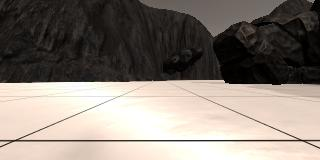
#> input picture calibration_images/example_grid1.jpg, 320 x 160 px
$ python -i perception.py   (imports and definitions only)   (older library calls are emulated)
#> lines starting #> are read from the running program, lines starting #| are printed output that depends on the picture; after the words box and inside, x2 and y2 are one past the last pixel; in counts of white or black regions, pixels touching at a corner belong together
import numpy as np
import cv2

# Identify pixels above the threshold
# Threshold of RGB > 160 does a nice job of identifying ground pixels only

def color_thresh(img):
    HSV = cv2.cvtColor(img, cv2.COLOR_RGB2HSV)
#> HSV: shape (160, 320, 3); mean H, S, V 16.6, 49.3, 135.2

    # Tan color
    layer_1 = cv2.inRange(HSV, (20, 200, 200), (50, 255, 255))
#> layer_1: shape (160, 320); every value is 0

    sensitivity_1 = 30
    layer_2 = cv2.inRange(HSV, (0,0,255-sensitivity_1), (255,40,255))
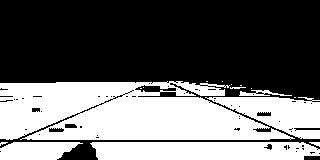
#> layer_2: shape (160, 320); 41% white; 16 white regions (9 under 20 px), largest, box (x1, y1, x2, y2) and area: (0, 81, 295, 140) 13040, (90, 142, 320, 160) 3867, (205, 97, 320, 139) 2628

    sensitivity_2 = 30
    HSL = cv2.cvtColor(img, cv2.COLOR_RGB2HLS)
#> HSL: shape (160, 320, 3); mean of channels 0, 1, 2 16.6, 126.9, 103.4
    layer_3 = cv2.inRange(HSL, (0,255-sensitivity_2,0), (255,255,sensitivity_2))
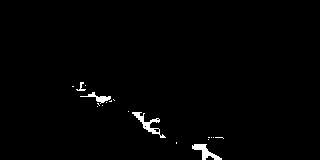
#> layer_3: shape (160, 320); 1.2% white; 19 white regions (15 under 20 px), largest, box (x1, y1, x2, y2) and area: (132, 112, 166, 138) 221, (192, 144, 222, 160) 196, (80, 92, 111, 104) 116, (76, 82, 86, 91) 34

    layer_4 = cv2.inRange(img, (220,220,220), (255,255,255))
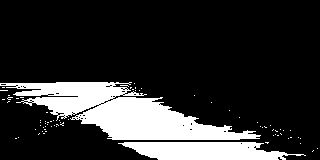
#> layer_4: shape (160, 320); 18.6% white; 72 white regions (70 under 20 px), largest, box (x1, y1, x2, y2) and area: (0, 82, 261, 140) 6925, (118, 142, 306, 160) 2451

    bit_layer = layer_1 | layer_2 | layer_3 | layer_4
#> bit_layer: shape (160, 320); 41% white; 16 white regions (9 under 20 px), largest, box (x1, y1, x2, y2) and area: (0, 81, 295, 140) 13046, (90, 142, 320, 160) 3867, (205, 97, 320, 139) 2628

    return bit_layer

# [160 lines left out: functions color_thresh_obstacles, color_thresh_terrain, rock_thresh, rover_coords, to_polar_coords, rotate_pix and 4 more, not called in this run]

>>> import cv2
>>> picture = cv2.cvtColor(cv2.imread('../calibration_images/example_grid1.jpg'), cv2.COLOR_BGR2RGB)
>>> result = color_thresh(picture)
